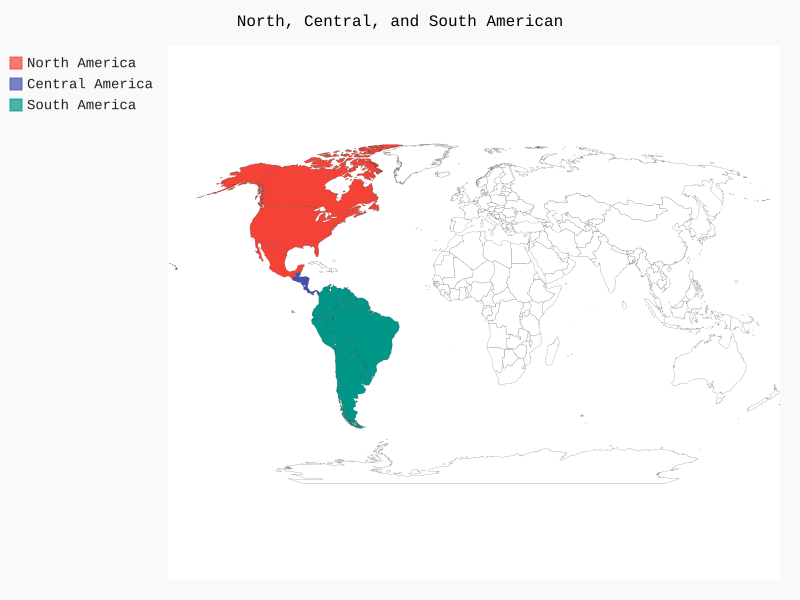

Here is the Python script that generated this plot:
import pygal

wm = pygal.maps.world.World()
wm.title = 'North, Central, and South American'

wm.add('North America', ['ca', 'mx', 'us'])
wm.add('Central America', ['bz', 'cr', 'gt', 'hn', 'ni', 'pa', 'sv'])
wm.add('South America', ['ar', 'bo', 'br', 'cl', 'co', 'ec', 'gf', 'gy', 
'pe', 'py', 'sr', 'uy', 've'])

wm.render_to_file('americas.svg')
